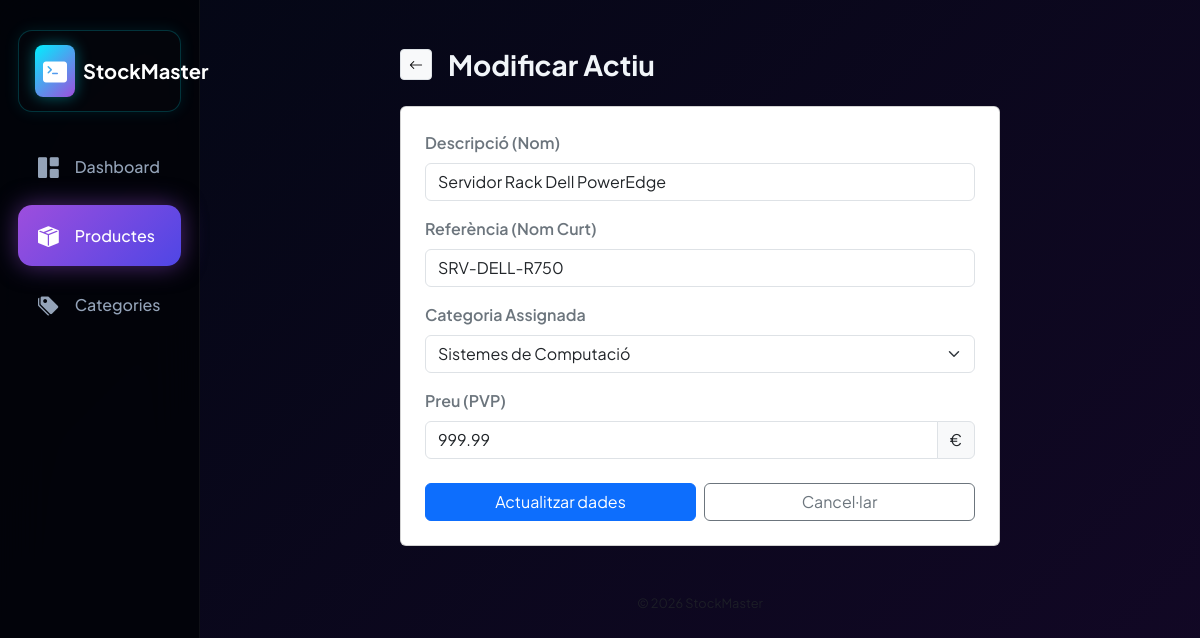
The app's page /mysql/index.php?ctrl=products&action=edit&id=1 with its own data.
### tables this page shows
CREATE TABLE `products` (
  `cod` int(11) NOT NULL,
  `short_name` varchar(20) NOT NULL,
  `categoria_id` int(11) DEFAULT NULL,
  `pvp` decimal(5,2) NOT NULL,
  `nombre` varchar(100) NOT NULL
);

CREATE TABLE `categories` (
  `id` int(11) NOT NULL,
  `nombre` varchar(100) NOT NULL
);

### mysql/controllers/productsCtrl.php (called while the page is built, shortened)
<?php
require_once "models/productsModel.php";
require_once "models/CategoryModel.php";
class ProductsCtrl {
    public function edit($id) {
        $categories = Category::getAllCategories();
        $product = Product::getProductById($id);
        require_once "views/editProductView.php";
    }
}

### mysql/models/productsModel.php (called while the page is built, shortened)
<?php
class Product {
    protected $cod;
    protected $name;
    protected $short_name;
    protected $pvp;
    protected $categoria_id;
    public function __construct($row) {
        $this->cod = $row["cod"];
        $this->name = $row["nombre"];
        $this->short_name = $row["short_name"];
        $this->pvp = $row["pvp"];
        $this->categoria_id = $row["categoria_id"] ?? null;
    }
    public function getProductCode() { return $this->cod; }
    public function getProductName() { return $this->name; }
    public function getProductShortName() { return $this->short_name; }
    public function getProductPvp() { return $this->pvp; }
    public function getCategoriaId() { return $this->categoria_id; }
    public static function getProductById($id) {
        $db = DBConexion::connection();
        $stmt = $db->prepare("SELECT * FROM products WHERE cod = ?");
        $stmt->bind_param("i", $id);
        $stmt->execute();
        $row = $stmt->get_result()->fetch_assoc();
        return $row ? new Product($row) : null;
    }
}

### mysql/models/CategoryModel.php (called while the page is built, shortened)
<?php
class Category {
    protected $id;
    protected $nombre;
    public function __construct($row) {
        $this->id = $row["id"];
        $this->nombre = $row["nombre"];
    }
    public static function getAllCategories() {
        $db = DBConexion::connection();
        $data = $db->query("SELECT * FROM categories ORDER BY nombre ASC");
        $categories = array();
        while ($row = $data->fetch_assoc()) {
            $categories[] = new Category($row);
        }
        return $categories;
    }
    public function getId() { return $this->id; }
    public function getNombre() { return $this->nombre; }
}

### mysql/views/editProductView.php (the view, shortened to what this page needs)
<?php include 'layouts/header.php'; ?>
<div class="mx-auto" style="max-width: 600px;">
    <div class="d-flex align-items-center mb-4">
        <a href="index.php" class="btn btn-sm btn-light border me-3"><i class="bi bi-arrow-left"></i></a>
        <h3 class="fw-bold mb-0">Modificar Actiu</h3>
    </div>
    <div class="card p-4">
        <form action="index.php?ctrl=products&action=edit&id=<?= $product->getProductCode() ?>" method="POST">
            <div class="mb-3">
                <label class="form-label fw-semibold text-secondary">Descripció (Nom)</label>
                <input type="text" name="nombre" class="form-control py-2.5" value="<?= $product->getProductName() ?>">
            </div>
            <div class="mb-3">
                <label class="form-label fw-semibold text-secondary">Referència (Nom Curt)</label>
                <input type="text" name="short_name" class="form-control py-2.5" value="<?= $product->getProductShortName() ?>">
            </div>
            <div class="mb-3">
                <label class="form-label fw-semibold text-secondary">Categoria Assignada</label>
                <select name="categoria_id" class="form-select py-2.5">
                    <?php foreach ($categories as $cat): ?>
                        <option value="<?= $cat->getId() ?>" <?= ($product->getCategoriaId() == $cat->getId()) ? 'selected' : '' ?>>
                            <?= $cat->getNombre() ?>
                        </option>
                    <?php endforeach; ?>
                </select>
            </div>
            <div class="mb-4">
                <label class="form-label fw-semibold text-secondary">Preu (PVP)</label>
                <div class="input-group">
                    <input type="number" step="0.01" min="0" name="pvp" class="form-control py-2.5" value="<?= $product->getProductPvp() ?>">
                    <span class="input-group-text">€</span>
                </div>
            </div>
            <div class="row g-2">
                <div class="col-6">
                    <button type="submit" class="btn btn-primary w-100 py-2.5">Actualitzar dades</button>
                </div>
                <div class="col-6">
                    <a href="index.php" class="btn btn-outline-secondary w-100 py-2.5">Cancel·lar</a>
                </div>
            </div>
        </form>
    </div>
</div>
<?php include 'layouts/footer.php'; ?>

### mysql/views/layouts/header.php (style rules this page uses)
:root { --neon-pink: #ff007f; --neon-cyan: #00f0ff; --neon-purple: #9d4edd; --neon-green: #39ff14; --bg-dark: #03050c; --panel-glass: rgba(10, 15, 30, 0.6); --border-neon-subtle: rgba(0, 240, 255, 0.15); --text-main: #f1f5f9; --text-dim: #64748b; }
body { font-family: 'Plus Jakarta Sans', sans-serif; background: linear-gradient(-45deg, #02040a, #0b0f24, #18082c, #030714); background-size: 400% 400%; animation: fluidNeonBackground 15s ease infinite; color: var(--text-main); min-height: 100vh; overflow-x: hidden; }

### records on screen
products: nombre "Servidor Rack Dell PowerEdge", short_name "SRV-DELL-R750", categoria_id "Sistemes de Computació", pvp "999.99"
